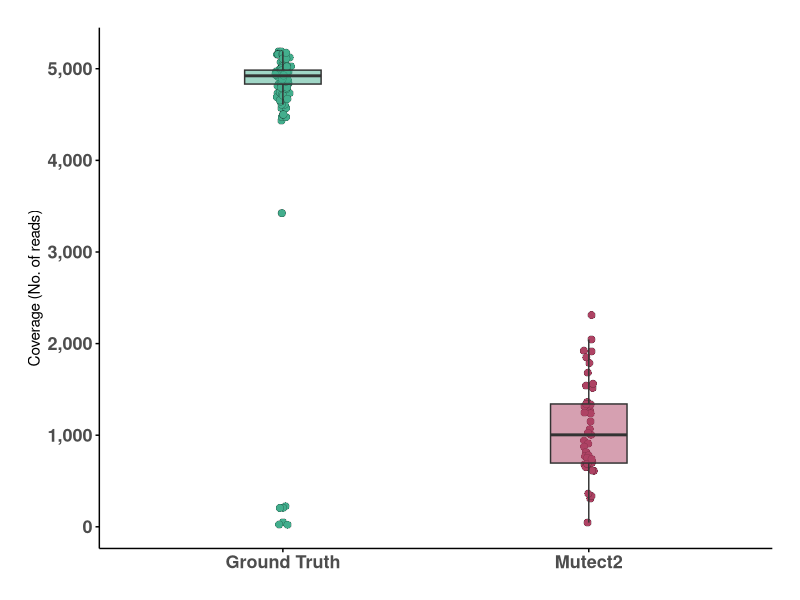
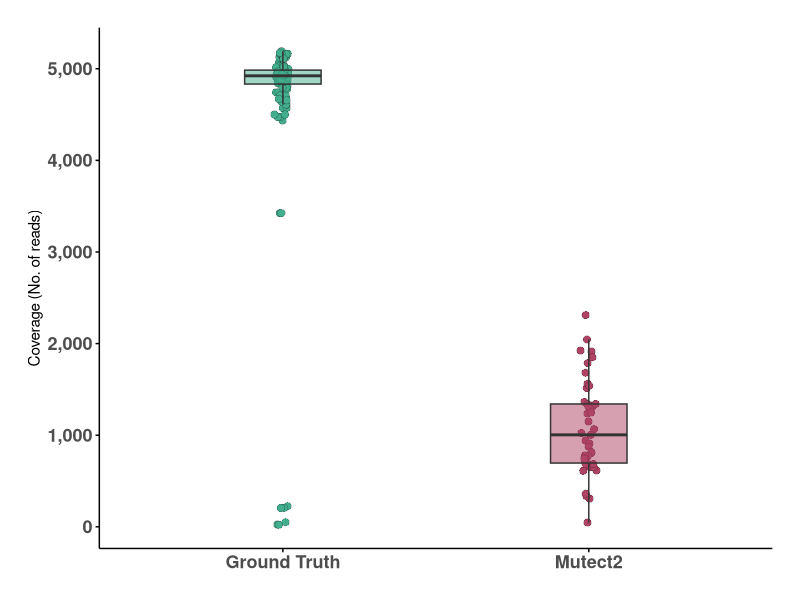
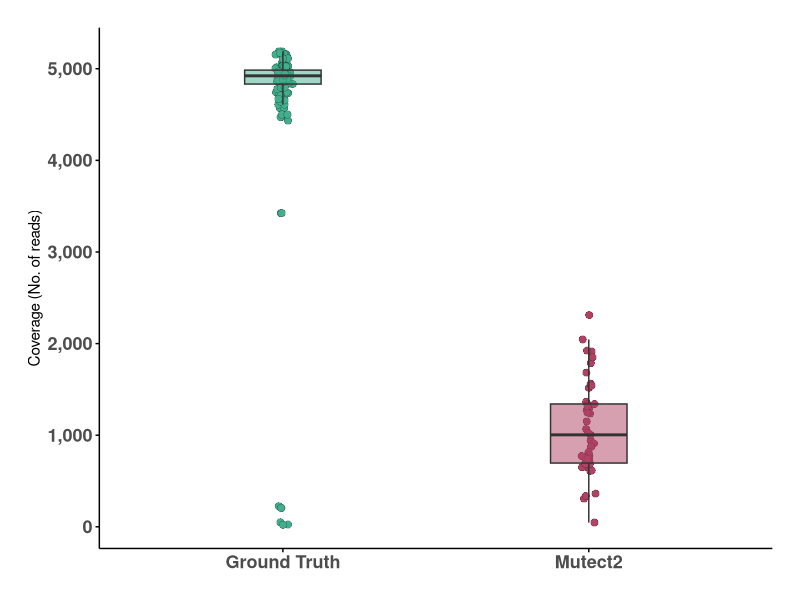
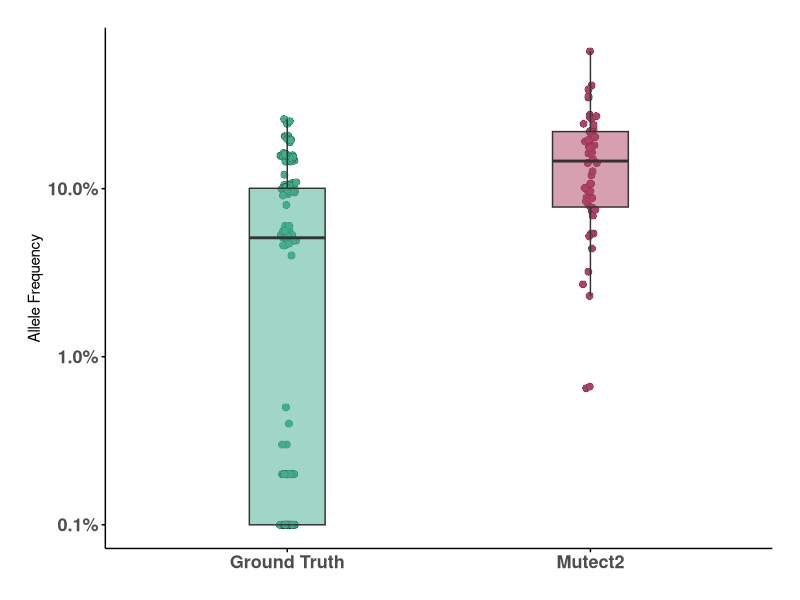
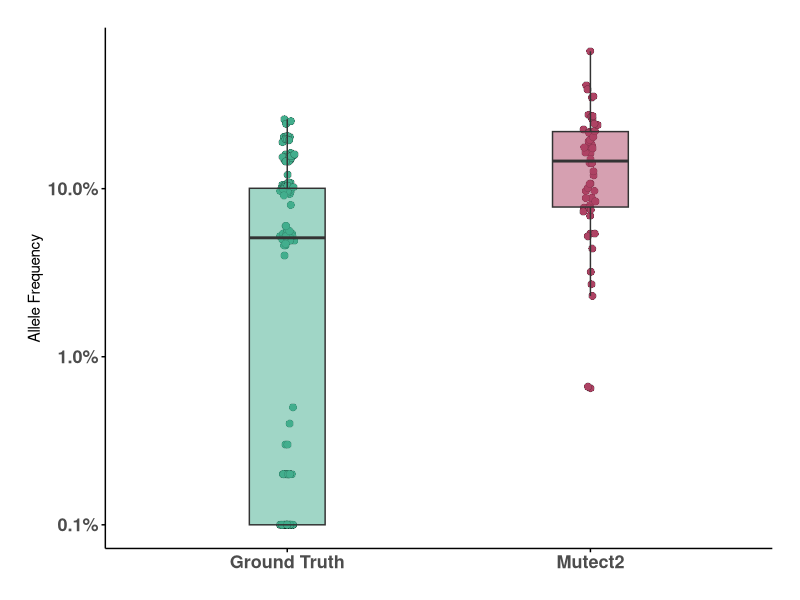
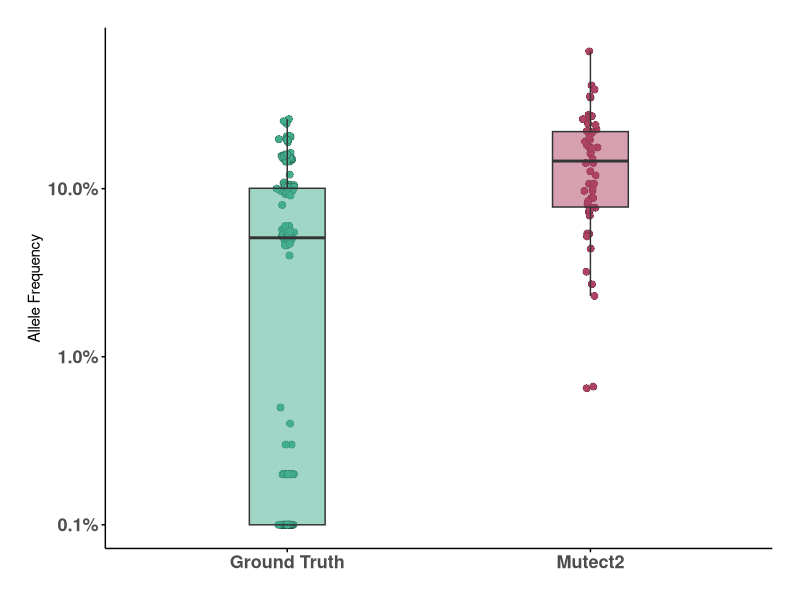

Recreate these plots in R, in order.

# coverage plot ----------------------------------------

# rm(list = ls())
gc()

library(data.table)
library(stringr)

df = fread("Ground_truth_vs_Mutect2.clean.annotated.tsv")

df[which(df$`Mutect2 ALT` == "")]$`Mutect2 ALT` = NA


df = df[, c(
    "POS", 
    "Ground Truth DP",
    "Mutect2 DP"
), with = FALSE] |>
    unique() |>
    
    melt(id.vars = "POS", variable.factor = FALSE, value.factor = FALSE)

library(ggplot2)
library(ggforce)

gr = ggplot(data = df) +
    
    geom_point(aes(x = variable, y = value, fill = variable),
               position = position_jitternormal(sd_x = .01, sd_y = 0),
               shape = 21, stroke = .1, size = 2.5) +
    
    geom_boxplot(aes(x = variable, y = value, fill = variable),
                 width = .25, alpha = .5, outlier.shape = NA) +
    
    scale_fill_manual(
        values = c(
            "Ground Truth DP" = "#43ae8d",
            "Mutect2 DP"      = "#ae4364"
        )
    ) +
    
    scale_x_discrete(
        breaks = c("Ground Truth DP", "Mutect2 DP"),
        labels = c("Ground Truth", "Mutect2")
    ) +
    
    scale_y_continuous(labels = scales::comma) +
    
    theme_minimal() +
    
    theme(
        legend.position = "none",
        
        axis.title.x = element_blank(),
        axis.text.x = element_text(face = "bold", size = 13),
        axis.text.y = element_text(face = "bold", size = 13),
        
        axis.line = element_line(),
        axis.ticks = element_line(),
        
        panel.grid = element_blank(),
        
        plot.margin = margin(20, 20, 20, 20)
    ) +
    
    labs(
        y = "Coverage (No. of reads)"
    )


ggsave(
    plot = gr, filename = "Plots/coverage-plot.pdf", device = cairo_pdf,
    width = 8, height = 8, units = "in"
)

ggsave(
    plot = gr, filename = "Plots/coverage-plot.svg",
    width = 8, height = 8, units = "in"
)

ggsave(
    plot = gr, filename = "Plots/coverage-plot.jpeg",
    width = 8, height = 8, units = "in", dpi = 600
)    

gr3 = gr

# allele frequency plot ----------------------------------------

# rm(list = ls())
gc()

library(data.table)
library(stringr)

df = fread("Ground_truth_vs_Mutect2.clean.annotated.tsv")

df[which(df$`Mutect2 ALT` == "")]$`Mutect2 ALT` = NA


df = df[, c(
    "POS", 
    "Ground Truth AF",
    "Mutect2 AF"
), with = FALSE] |>
    unique() |>
    
    melt(id.vars = "POS", variable.factor = FALSE, value.factor = FALSE)

library(ggplot2)
library(ggforce)

gr = ggplot(data = df[which(!is.na(value) & value != 0)]) +
    
    geom_point(aes(x = variable, y = value, fill = variable),
               position = position_jitternormal(sd_x = .01, sd_y = 0),
               shape = 21, stroke = .1, size = 2.5) +
    
    geom_boxplot(aes(x = variable, y = value, fill = variable),
                 width = .25, alpha = .5, outlier.shape = NA) +
    
    scale_fill_manual(
        values = c(
            "Ground Truth AF" = "#43ae8d",
            "Mutect2 AF"      = "#ae4364"
        )
    ) +
    
    scale_x_discrete(
        breaks = c("Ground Truth AF", "Mutect2 AF"),
        labels = c("Ground Truth", "Mutect2")
    ) +
    
    scale_y_continuous(labels = scales::percent, trans = "log10") +
    
    theme_minimal() +
    
    theme(
        legend.position = "none",
        
        axis.title.x = element_blank(),
        axis.text.x = element_text(face = "bold", size = 13),
        axis.text.y = element_text(face = "bold", size = 13),
        
        axis.line = element_line(),
        axis.ticks = element_line(),
        
        panel.grid = element_blank(),
        
        plot.margin = margin(20, 20, 20, 20)
    ) +
    
    labs(
        y = "Allele Frequency"
    )


ggsave(
    plot = gr, filename = "Plots/AF-plot.pdf", device = cairo_pdf,
    width = 8, height = 8, units = "in"
)

ggsave(
    plot = gr, filename = "Plots/AF-plot.svg",
    width = 8, height = 8, units = "in"
)

ggsave(
    plot = gr, filename = "Plots/AF-plot.jpeg",
    width = 8, height = 8, units = "in", dpi = 600
)

gr4 = gr
